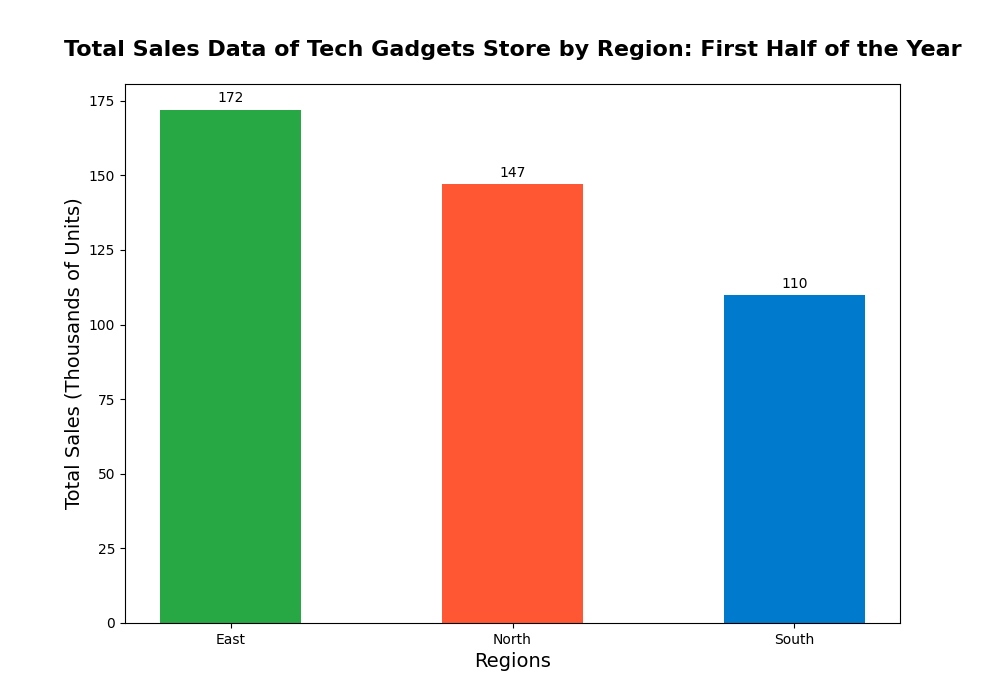

Write Python code to recreate this figure.
import matplotlib.pyplot as plt
import numpy as np

months = ['January', 'February', 'March', 'April', 'May', 'June']
regions = ['North', 'South', 'East']

north_sales = [15, 20, 25, 22, 30, 35]
south_sales = [10, 15, 12, 20, 25, 28]
east_sales = [18, 22, 27, 30, 35, 40]

total_sales = [sum(north_sales), sum(south_sales), sum(east_sales)]
sales_data = list(zip(regions, total_sales))
sorted_sales_data = sorted(sales_data, key=lambda x: x[1], reverse=True)

sorted_regions, sorted_totals = zip(*sorted_sales_data)

colors = ['#28A745', '#FF5733', '#007ACC']

fig, ax = plt.subplots(figsize=(10, 7))

bar_width = 0.5
index = np.arange(len(sorted_regions))

bars = ax.bar(index, sorted_totals, bar_width, color=colors[:len(sorted_regions)], tick_label=sorted_regions)

ax.set_title("Total Sales Data of Tech Gadgets Store by Region: First Half of the Year", fontsize=16, fontweight='bold', pad=20)
ax.set_xlabel("Regions", fontsize=14)
ax.set_ylabel("Total Sales (Thousands of Units)", fontsize=14)

for bar in bars:
    height = bar.get_height()
    ax.annotate(f'{height}', xy=(bar.get_x() + bar.get_width()/2, height), xytext=(0, 3), 
                textcoords="offset points", ha='center', va='bottom', fontsize=10)

plt.show()
